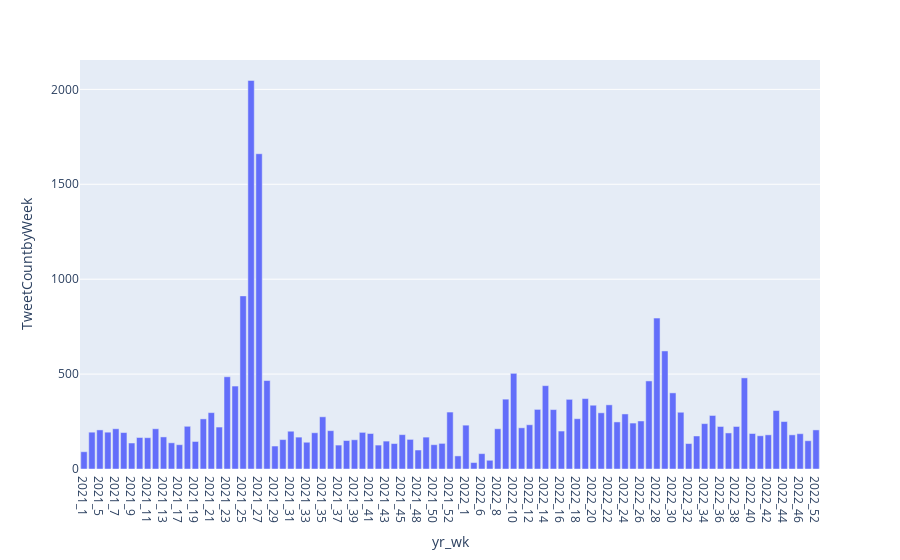

The code cell stored with this chart in its notebook:
### Code cell
tempdf = ps.DataFrame(dfWeek)

tempdf.plot(kind='bar', x='yr_wk', y='TweetCountbyWeek')

### Figure 1 — Plotly figure (JSON) as saved in the notebook; plotly's stock layout.template omitted (floating-point values rounded to 4 significant figures)
{"data": [{"alignmentgroup": "True", "hovertemplate": "yr_wk=%{x}<br>TweetCountbyWeek=%{y}<extra></extra>", "legendgroup": "", "marker": {"color": "#636efa", "pattern": {"shape": ""}}, "name": "", "offsetgroup": "", "orientation": "v", "showlegend": false, "textposition": "auto", "type": "bar", "x": ["2021_1", "2021_4", "2021_5", "2021_6", "2021_7", "2021_8", "2021_9", "2021_10", "2021_11", "2021_12", "2021_13", "2021_14", "2021_17", "2021_18", "2021_19", "2021_20", "2021_21", "2021_22", "2021_23", "2021_24", "2021_25", "2021_26", "2021_27", "2021_28", "2021_29", "2021_30", "2021_31", "2021_32", "2021_33", "2021_34", "2021_35", "2021_36", "2021_37", "2021_38", "2021_39", "2021_40", "2021_41", "2021_42", "2021_43", "2021_44", "2021_45", "2021_46", "2021_48", "2021_49", "2021_50", "2021_51", "2021_52", "2021_53", "2022_1", "2022_5", "2022_6", "2022_7", "2022_8", "2022_9", "2022_10", "2022_11", "2022_12", "2022_13", "2022_14", "2022_15", "2022_16", "2022_17", "2022_18", "2022_19", "2022_20", "2022_21", "2022_22", "2022_23", "2022_24", "2022_25", "2022_26", "2022_27", "2022_28", "2022_29", "2022_30", "2022_31", "2022_32", "2022_33", "2022_34", "2022_35", "2022_36", "2022_37", "2022_38", "2022_39", "2022_40", "2022_41", "2022_42", "2022_43", "2022_44", "2022_45", "2022_46", "2022_47", "2022_52"], "xaxis": "x", "y": [91, 194, 206, 194, 212, 192, 137, 166, 165, 212, 169, 138, 128, 225, 145, 264, 297, 221, 486, 437, 912, 2047, 1661, 466, 121, 155, 199, 168, 141, 191, 275, 202, 126, 150, 154, 193, 187, 126, 147, 134, 181, 156, 100, 168, 128, 135, 300, 69, 231, 34, 81, 46, 212, 368, 504, 217, 233, 314, 439, 313, 200, 367, 265, 371, 336, 296, 338, 248, 290, 242, 253, 464, 795, 622, 401, 299, 134, 174, 239, 282, 224, 190, 224, 480, 187, 175, 180, 308, 250, 180, 186, 149, 206], "yaxis": "y"}], "layout": {"barmode": "relative", "legend": {"tracegroupgap": 0}, "margin": {"t": 60}, "xaxis": {"anchor": "y", "domain": [0, 1], "title": {"text": "yr_wk"}}, "yaxis": {"anchor": "x", "domain": [0, 1], "title": {"text": "TweetCountbyWeek"}}}}
